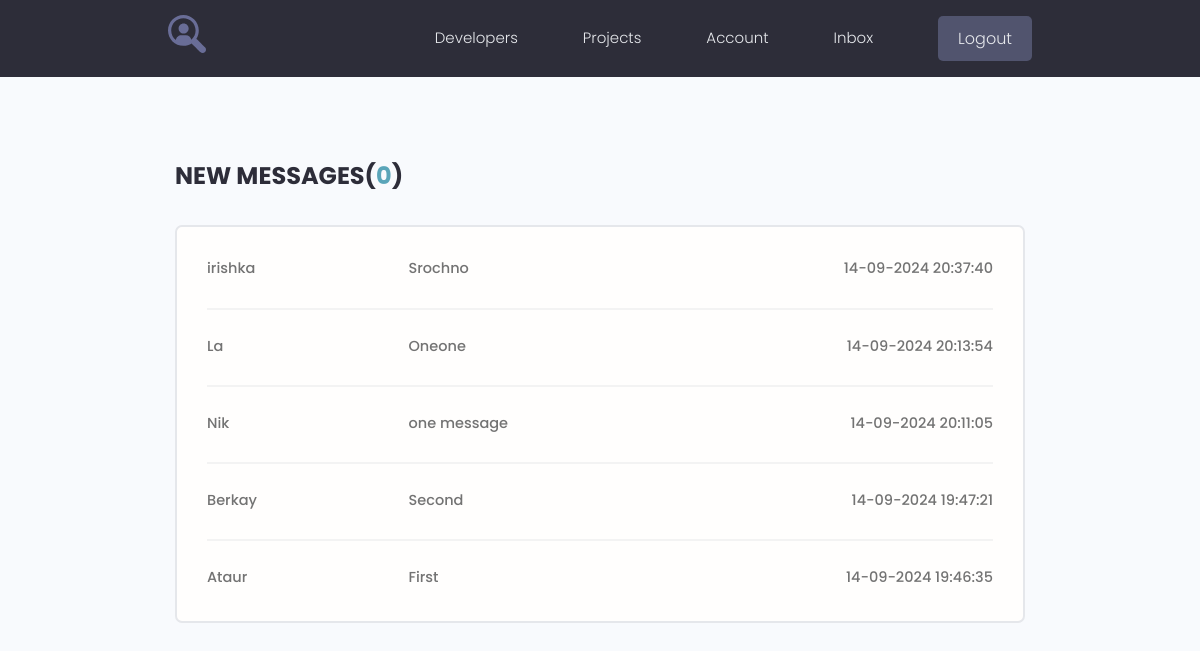
Page /inbox/ (signed in) on the earlier database version.
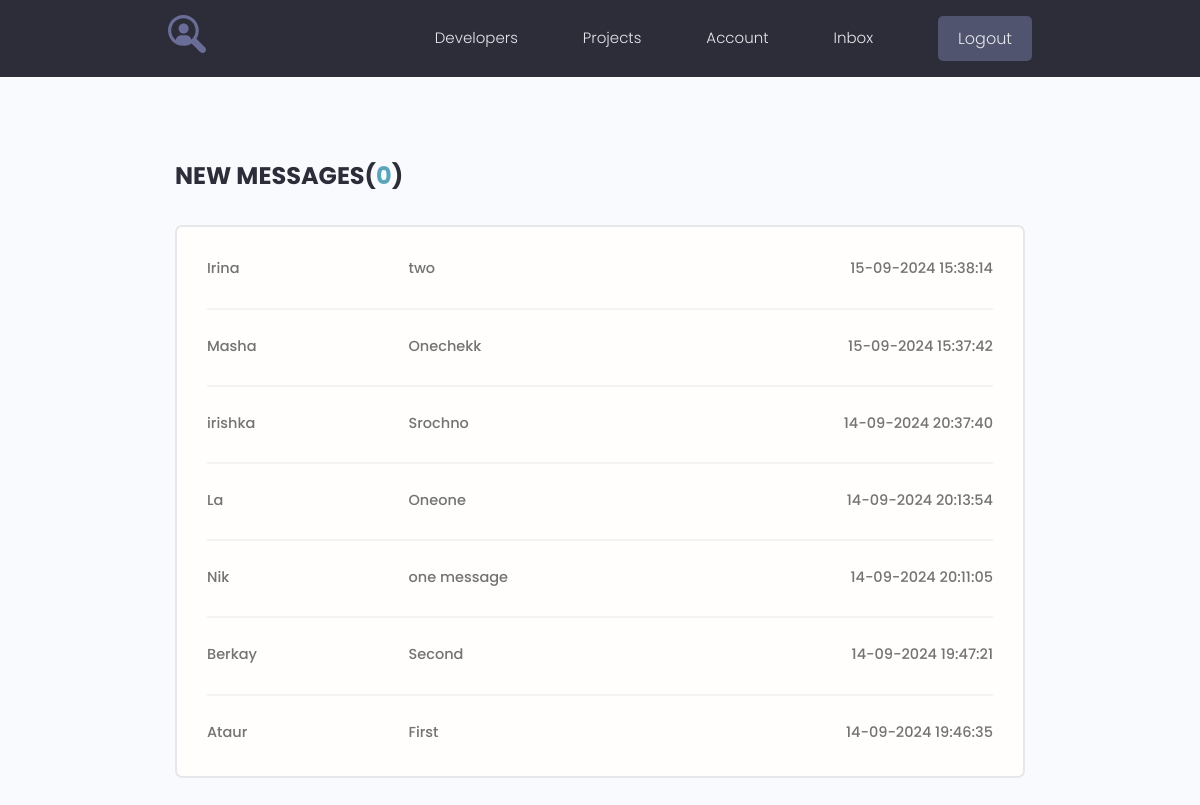
Same page on the later database version.
### users/models.py (models this page shows, shortened)
class Message(models.Model):
     sender = models.ForeignKey(Profile, on_delete=models.SET_NULL, null=True, blank=True)
     recipient = models.ForeignKey(Profile, on_delete=models.SET_NULL, null=True, blank=True, related_name="messages")
     name = models.CharField(max_length=200, blank=True)
     email = models.EmailField(max_length=200, blank=True)
     subject = models.CharField(max_length=200, blank=True)
     body = models.TextField()
     is_read = models.BooleanField(default=False)
     created = models.DateTimeField(auto_now_add=True)
     class Meta:
         ordering = ['is_read', '-created']

### users/views.py (the view)
# urls.py: path('inbox/',  views.inbox, name="inbox"),
@login_required(login_url='login')
def inbox(request):
    profile = request.user.profile
    message_requests = profile.messages.all()
    unread_count = message_requests.filter(is_read=False).count()
    context = {
        'message_requests': message_requests,
        'unread_count': unread_count,
    }
    return render(request, 'users/inbox.html', context)

### users/templates/users/inbox.html
{% extends 'projects/base.html' %}
{% block content %}
  <main class="inbox my-xl">
    <div class="content-box">
      <h3 class="inbox__title">New Messages(<span>{{ unread_count }}</span>)</h3>
      <ul class="messages">
      {% for message in message_requests %}
        {% if message.is_read == False %}
        <li class="message message--unread">
        {% else %}
        <li class="message">
        {% endif %}
          <a href="{% url 'message' message.id %}">
            <span class="message__author">{{ message.name }}</span>
            <span class="message__subject">{{ message.subject }}</span>
            <span class="message__date">{{ message.created|date:"d-m-Y H:i:s" }}</span>
          </a>
        </li>
      {% endfor %}
      </ul>
    </div>
  </main>
{%  endblock %}

Differences in the rows shown:
added Message: name "Irina", subject "two", created "15-09-2024 15:38:14"
added Message: name "Masha", subject "Onechekk", created "15-09-2024 15:37:42"
